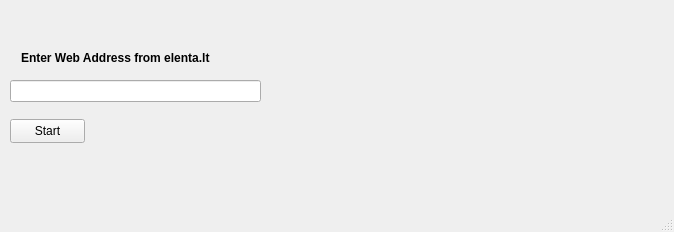
<?xml version="1.0" encoding="UTF-8"?>
<ui version="4.0">
 <class>MainWindow</class>
 <widget class="QMainWindow" name="MainWindow">
  <property name="geometry">
   <rect>
    <x>0</x>
    <y>0</y>
    <width>674</width>
    <height>232</height>
   </rect>
  </property>
  <property name="windowTitle">
   <string>MainWindow</string>
  </property>
  <widget class="QWidget" name="centralwidget">
   <widget class="QPushButton" name="start_Button">
    <property name="geometry">
     <rect>
      <x>10</x>
      <y>119</y>
      <width>75</width>
      <height>24</height>
     </rect>
    </property>
    <property name="text">
     <string>Start</string>
    </property>
   </widget>
   <widget class="QLineEdit" name="lineEdit">
    <property name="geometry">
     <rect>
      <x>10</x>
      <y>80</y>
      <width>251</width>
      <height>22</height>
     </rect>
    </property>
   </widget>
   <widget class="QLabel" name="feedback_label">
    <property name="geometry">
     <rect>
      <x>290</x>
      <y>50</y>
      <width>341</width>
      <height>111</height>
     </rect>
    </property>
    <property name="font">
     <font>
      <bold>true</bold>
     </font>
    </property>
    <property name="text">
     <string/>
    </property>
    <property name="wordWrap">
     <bool>true</bool>
    </property>
   </widget>
   <widget class="QLabel" name="Enter_label">
    <property name="geometry">
     <rect>
      <x>21</x>
      <y>50</y>
      <width>261</width>
      <height>16</height>
     </rect>
    </property>
    <property name="font">
     <font>
      <bold>true</bold>
     </font>
    </property>
    <property name="text">
     <string>Enter Web Address from elenta.lt</string>
    </property>
   </widget>
  </widget>
  <widget class="QMenuBar" name="menubar">
   <property name="geometry">
    <rect>
     <x>0</x>
     <y>0</y>
     <width>674</width>
     <height>22</height>
    </rect>
   </property>
  </widget>
  <widget class="QStatusBar" name="statusbar"/>
 </widget>
 <resources/>
 <connections/>
</ui>
